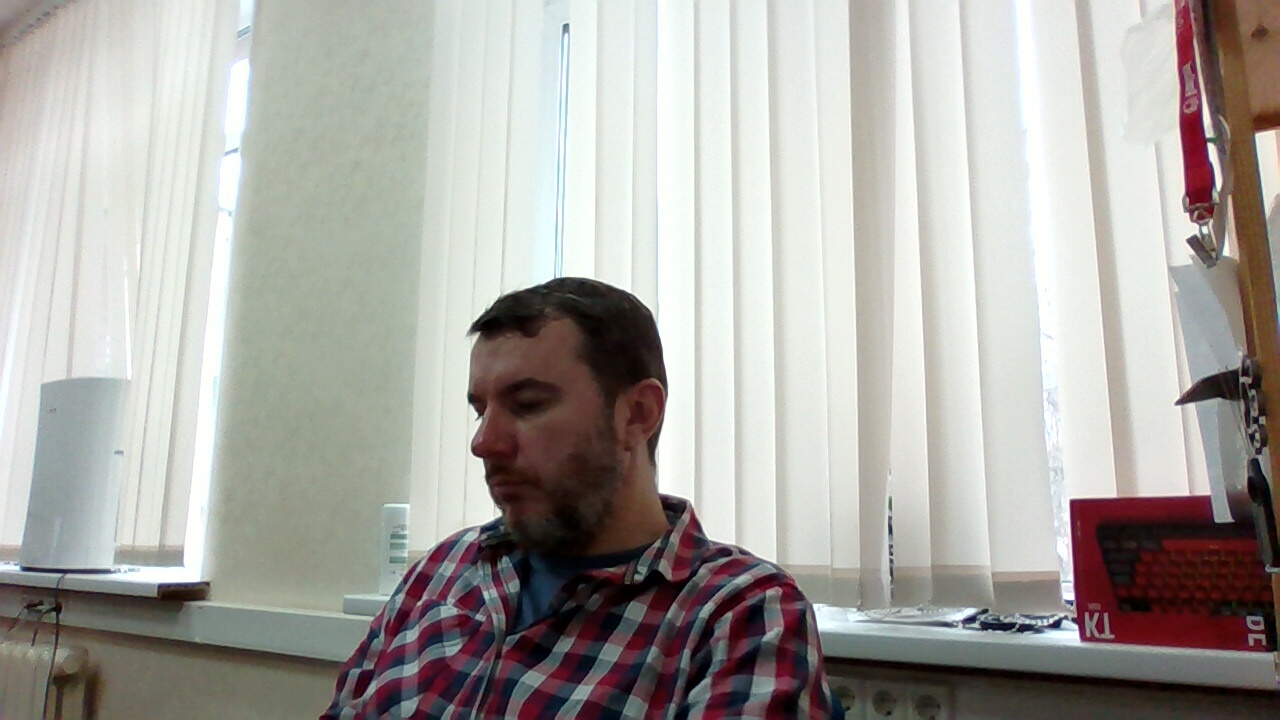
#> input picture tmp_picture_from_room.jpg, 1280 x 720 px
$ python -i gesture.py   (imports and definitions only)
#> lines starting #> are read from the running program, lines starting #| are printed output that depends on the picture; after the words box and inside, x2 and y2 are one past the last pixel; in counts of white or black regions, pixels touching at a corner belong together
import cv2
import numpy as np
import math
# cap = cv2.VideoCapture(0)


import time
import tcroom

OUT_FILE = "tmp_picture_from_room_2.jpg"

def process_image(filename: str):
#> called with filename = 'tmp_picture_from_room.jpg'
    frame = cv2.imread(filename, cv2.IMREAD_COLOR)
#> frame is the input picture: shape (720, 1280, 3); mean B, G, R 163.4, 168.5, 170.8

    try:  #an error comes if it does not find anything in window as it cannot find contour of max area
          #therefore this try error statement
        kernel = np.ones((3,3), np.uint8)

        #define region of interest
        roi = frame#[100:300, 100:300]

        hsv = cv2.cvtColor(roi, cv2.COLOR_BGR2HSV)
#> hsv: shape (720, 1280, 3); mean H, S, V 57.6, 39.4, 175.3

        # define range of skin color in HSV
        lower_skin = np.array([0,20,70], dtype=np.uint8)
        upper_skin = np.array([20,255,255], dtype=np.uint8)

        #extract skin colur imagw
        mask = cv2.inRange(hsv, lower_skin, upper_skin)
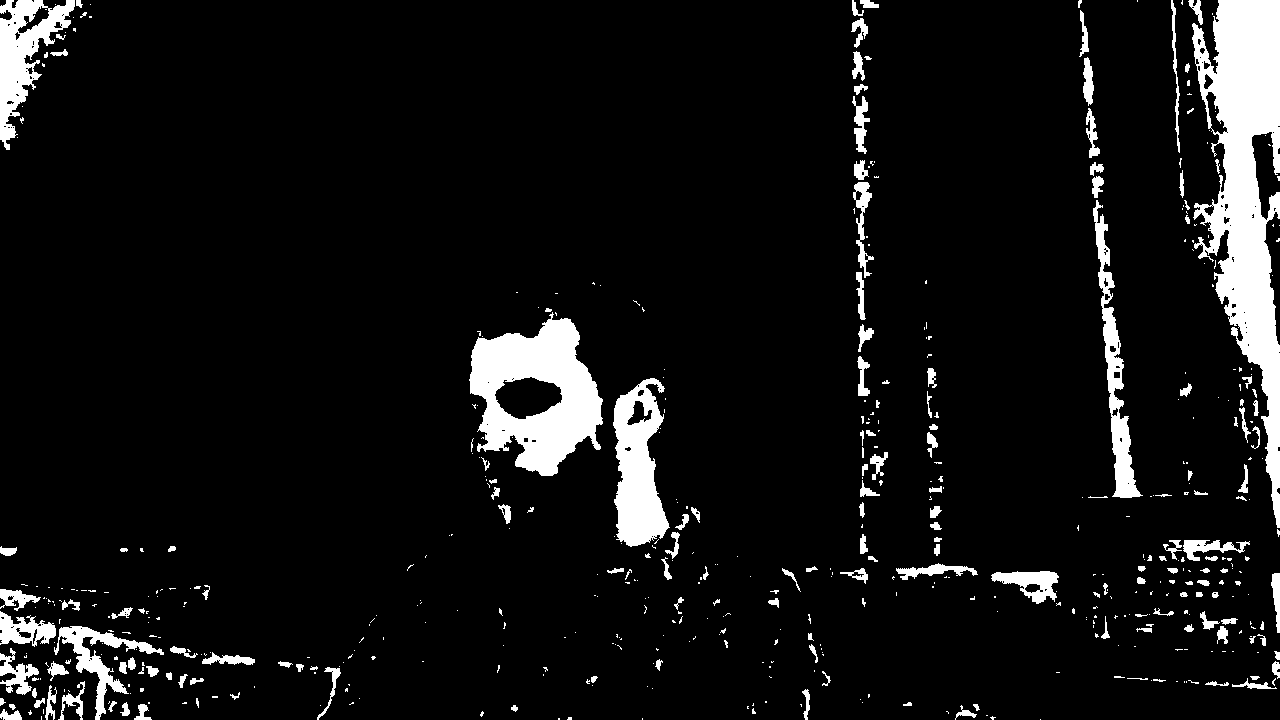
#> mask: shape (720, 1280); 7.7% white; 548 white regions (375 under 20 px), largest, box (x1, y1, x2, y2) and area: (1192, 0, 1280, 528) 22102, (469, 312, 603, 476) 12330, (613, 378, 670, 547) 6003
        cv2.imshow('mask 1', mask)

        #extrapolate the hand to fill dark spots within
        mask = cv2.dilate(mask, kernel, iterations = 4)
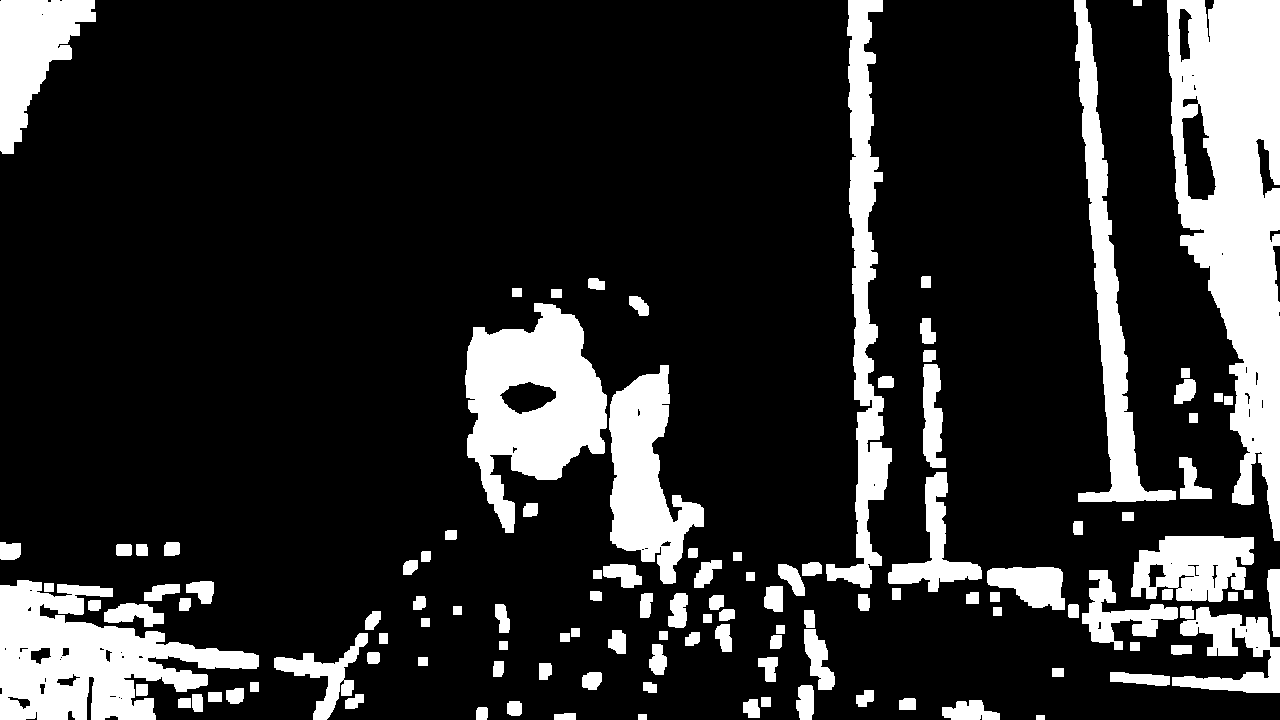
#> mask: shape (720, 1280); 17.6% white; 117 white regions, largest, box (x1, y1, x2, y2) and area: (1167, 0, 1280, 541) 36132, (0, 580, 259, 720) 19038, (465, 303, 607, 533) 18229

        #blur the image
        mask = cv2.GaussianBlur(mask, (5,5), 100)
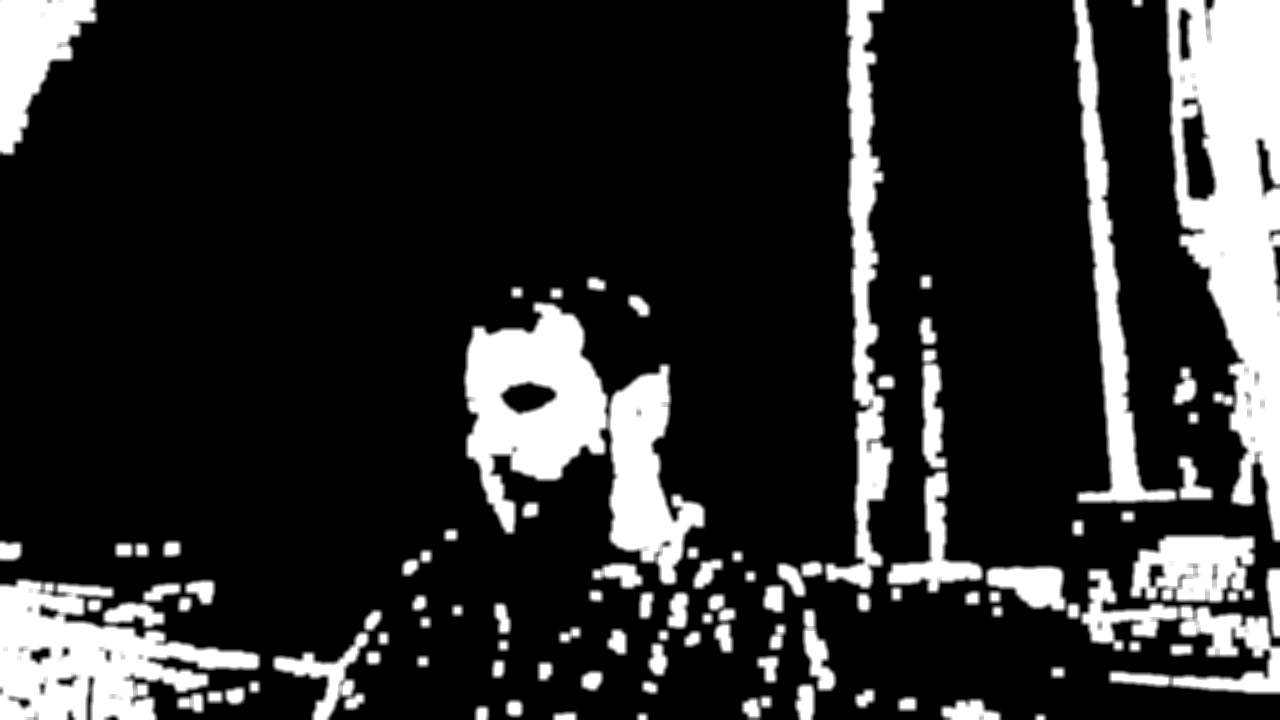
#> mask: shape (720, 1280); min 0, max 255, mean 44.8

        #show the windows
        cv2.imshow('hsv', hsv)
        cv2.imshow('mask', mask)
        cv2.imshow('frame', frame)
    except:
        pass

    return mask

# [34 lines not run here, left out]


>>> result = process_image('tmp_picture_from_room.jpg')
